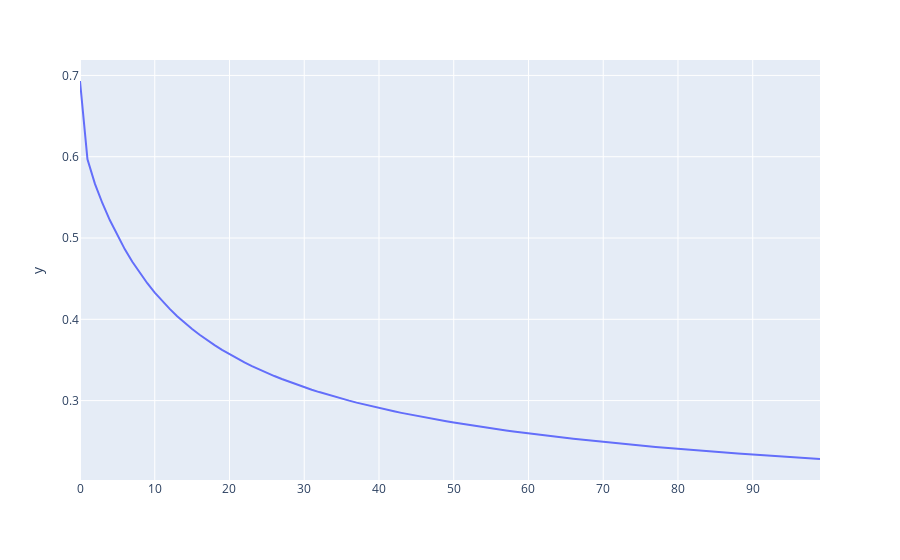

Source (notebook cell):
### Code cell
# podemos ver como vamos minimzando la funcion de perdida

px.line( y=model.lss[::100])
